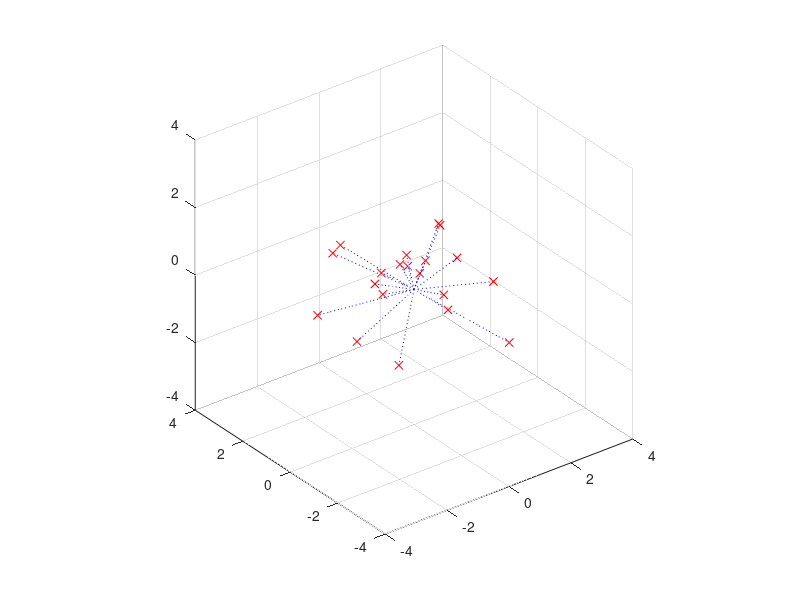

MATLAB code for this plot:

u   = linspace( 0, 1, 10 );
P0  = zeros( 3, 1 );
P1_vec  = ( rand( 3, 20 ) -0.5 ) * 4;

figure();

for P1 = P1_vec
v   = ( 1 - u ) .* P0 + u .* P1;
vpz = ( 1 - u ) .* P0 + u .* [ P1( 1 : 2 ); 0 ];
vpy = ( 1 - u ) .* P0 + u .* [ P1( 1 ); 0; P1( 3 ) ];

C = atan2( P1( 2 ), P1( 1 ) );

rotz = @(x) [ cos(x) sin(x) 0 ; -sin(x) cos(x) 0; 0 0 1 ];
roty = @(x) [ cos(x) 0 sin(x) ; 0 1 0; -sin(x) 0 cos(x) ];

vy = rotz( C ) * v;

B = atan2( vy( 3, end ), vy( 1, end ) );

ez = roty( B ) * vy;

P1_rot = rotz( -C )* roty( -B ) * ez;

plot3( P1( 1 ,: ), P1( 2, : ), P1( 3, : ), 'rx'); grid on; hold on;
plot3( P1_rot( 1 ,: ), P1_rot( 2 ,: ), P1_rot( 3  ,: ), 'b:' ); 
end

axis equal;
xlim( [ -4; 4 ] );
ylim( [ -4; 4 ] );
zlim( [ -4; 4 ] );
